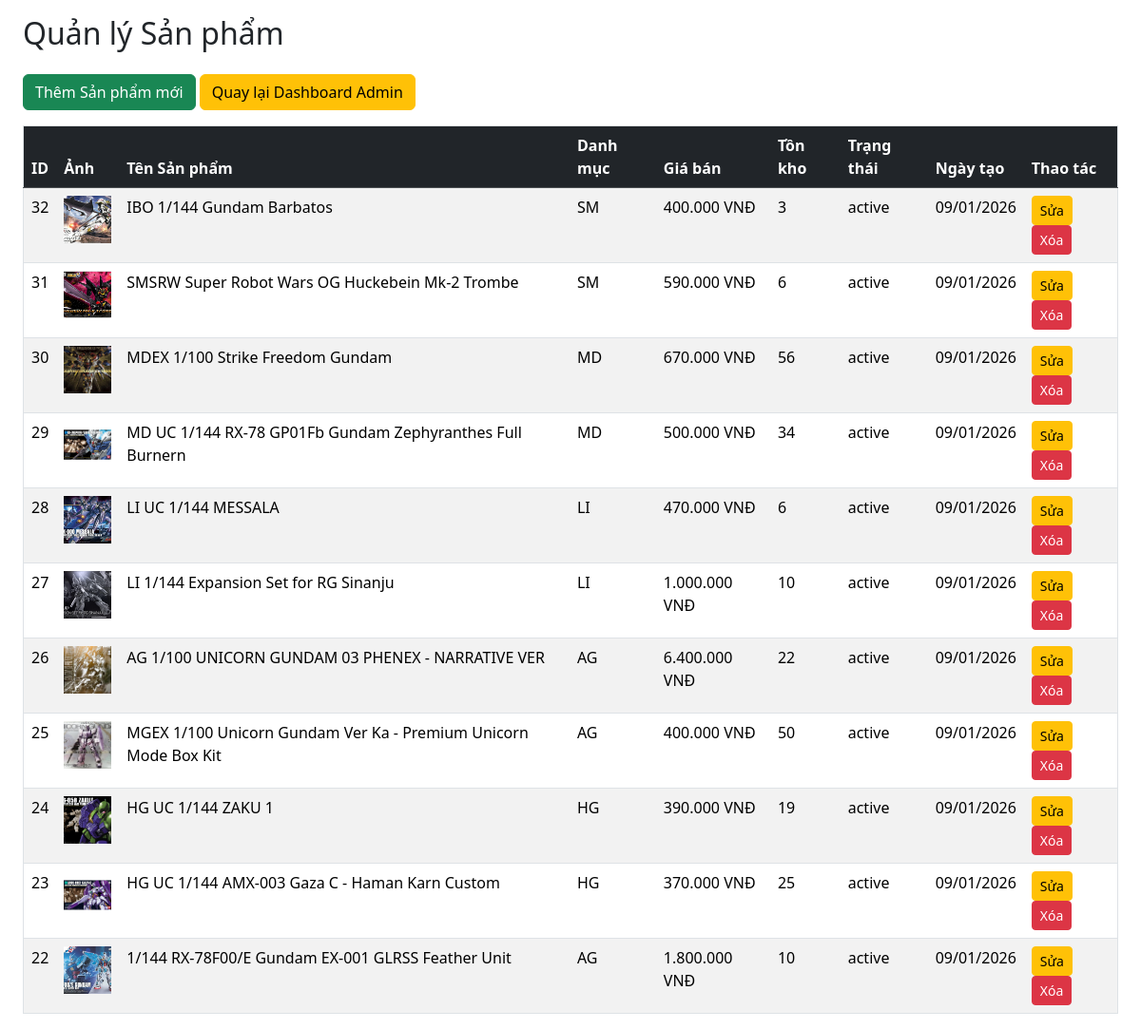
The app's page /admin/products/list.php (signed in) with its own data.
### tables this page shows
CREATE TABLE IF NOT EXISTS `sanpham` (
  `MaSanPham` int NOT NULL AUTO_INCREMENT,
  `MaDanhMuc` int NOT NULL,
  `TenSanPham` varchar(150) NOT NULL,
  `MoTa` text,
  `GiaBan` decimal(10,2) NOT NULL,
  `TonKho` int NOT NULL,
  `URLAnhChinh` varchar(255) DEFAULT NULL,
  `TrangThai` varchar(20) DEFAULT 'active',
  `LuotXem` int NOT NULL DEFAULT '0',
  `NgayTao` datetime DEFAULT CURRENT_TIMESTAMP,
  PRIMARY KEY (`MaSanPham`),
  KEY `MaDanhMuc` (`MaDanhMuc`)
);

CREATE TABLE IF NOT EXISTS `danhmuc` (
  `MaDanhMuc` int NOT NULL AUTO_INCREMENT,
  `TenDanhMuc` varchar(100) NOT NULL,
  `MoTa` text,
  `NgayTao` datetime DEFAULT CURRENT_TIMESTAMP,
  PRIMARY KEY (`MaDanhMuc`)
);

### models/ProductModel.php (called while the page is built, shortened)
<?php
class ProductModel
{
    private $pdo;
    public function __construct(PDO $pdo)
    {
        $this->pdo = $pdo;
    }
    public function getAllProducts()
    {
        $sql = "SELECT p.*, d.TenDanhMuc
                FROM SanPham p
                JOIN DanhMuc d ON p.MaDanhMuc = d.MaDanhMuc
                ORDER BY p.NgayTao DESC";
        $stmt = $this->pdo->query($sql);
        return $stmt->fetchAll();
    }
}

### admin/products/list.php (the view, shortened to what this page needs)
<?php
$rootPath = __DIR__ . '/../..';
require_once $rootPath . '/core/database.php';
require_once $rootPath . '/models/ProductModel.php';
$productModel = new ProductModel($pdo);
$products = $productModel->getAllProducts();
?>
<!DOCTYPE html>
<html lang="vi">
<head>
    <link href="https://cdn.jsdelivr.net/npm/bootstrap@5.3.3/dist/css/bootstrap.min.css" rel="stylesheet">
</head>
<body>
    <div class="container-fluid">
        <div class="row">
            <main class="col-md-12 ms-sm-auto col-lg-12 px-md-4">
                <h1 class="h2 mt-3 mb-4">Quản lý Sản phẩm</h1>
                <a href="add.php" class="btn btn-success mb-3">
                    <i class="fas fa-plus"></i> Thêm Sản phẩm mới
                </a>
                <a href="../index.php" class="btn btn-warning mb-3">
                    <i class="fas fa-arrow-left"></i> Quay lại Dashboard Admin
                </a>
                <table class="table table-striped table-hover border">
                    <thead class="table-dark">
                        <tr>
                            <th>ID</th>
                            <th>Ảnh</th>
                            <th>Tên Sản phẩm</th>
                            <th>Danh mục</th>
                            <th>Giá bán</th>
                            <th>Tồn kho</th>
                            <th>Trạng thái</th>
                            <th>Ngày tạo</th>
                            <th>Thao tác</th>
                        </tr>
                    </thead>
                    <tbody>
                        <?php if (empty($products)): ?>
                            <tr>
                                <td colspan="9" class="text-center">Chưa có sản phẩm nào được thêm.</td>
                            </tr>
                        <?php else: ?>
                            <?php foreach ($products as $p): ?>
                                <tr>
                                    <td><?php echo $p['MaSanPham']; ?></td>
                                    <td>
                                        <img src="../../<?php echo htmlspecialchars($p['URLAnhChinh']); ?>"
                                            alt="<?php echo htmlspecialchars($p['TenSanPham']); ?>"
                                            style="width: 50px; height: 50px; object-fit: cover;">
                                    </td>
                                    <td><?php echo htmlspecialchars($p['TenSanPham']); ?></td>
                                    <td><?php echo htmlspecialchars($p['TenDanhMuc']); ?></td>
                                    <td><?php echo number_format($p['GiaBan'], 0, ',', '.'); ?> VNĐ</td>
                                    <td><?php echo $p['TonKho']; ?></td>
                                    <td><?php echo $p['TrangThai']; ?></td>
                                    <td><?php echo date('d/m/Y', strtotime($p['NgayTao'])); ?></td>
                                    <td>
                                        <a href="edit.php?id=<?php echo $p['MaSanPham']; ?>" class="btn btn-sm btn-warning">Sửa</a>
                                        <button class="btn btn-sm btn-danger" onclick="confirmDelete(<?php echo $p['MaSanPham']; ?>)">Xóa</button>
                                    </td>
                                </tr>
                            <?php endforeach; ?>
                        <?php endif; ?>
                    </tbody>
                </table>
            </main>
        </div>
    </div>
</body>
</html>

### records on screen
sanpham: MaSanPham "32", URLAnhChinh (picture), TenSanPham "IBO 1/144 Gundam Barbatos", danhmuc.TenDanhMuc "SM", GiaBan "400.000", TonKho "3", TrangThai "active", NgayTao "09/01/2026"
sanpham: MaSanPham "31", URLAnhChinh (picture), TenSanPham "SMSRW Super Robot Wars OG Huckebein Mk-2 Trombe", danhmuc.TenDanhMuc "SM", GiaBan "590.000", TonKho "6", TrangThai "active", NgayTao "09/01/2026"
sanpham: MaSanPham "30", URLAnhChinh (picture), TenSanPham "MDEX 1/100 Strike Freedom Gundam", danhmuc.TenDanhMuc "MD", GiaBan "670.000", TonKho "56", TrangThai "active", NgayTao "09/01/2026"
sanpham: MaSanPham "29", URLAnhChinh (picture), TenSanPham "MD UC 1/144 RX-78 GP01Fb Gundam Zephyranthes Full Burnern", danhmuc.TenDanhMuc "MD", GiaBan "500.000", TonKho "34", TrangThai "active", NgayTao "09/01/2026"
sanpham: MaSanPham "28", URLAnhChinh (picture), TenSanPham "LI UC 1/144 MESSALA", danhmuc.TenDanhMuc "LI", GiaBan "470.000", TonKho "6", TrangThai "active", NgayTao "09/01/2026"
sanpham: MaSanPham "27", URLAnhChinh (picture), TenSanPham "LI 1/144 Expansion Set for RG Sinanju", danhmuc.TenDanhMuc "LI", GiaBan "1.000.000", TonKho "10", TrangThai "active", NgayTao "09/01/2026"
sanpham: MaSanPham "26", URLAnhChinh (picture), TenSanPham "AG 1/100 UNICORN GUNDAM 03 PHENEX - NARRATIVE VER", danhmuc.TenDanhMuc "AG", GiaBan "6.400.000", TonKho "22", TrangThai "active", NgayTao "09/01/2026"
sanpham: MaSanPham "25", URLAnhChinh (picture), TenSanPham "MGEX 1/100 Unicorn Gundam Ver Ka - Premium Unicorn Mode Box Kit", danhmuc.TenDanhMuc "AG", GiaBan "400.000", TonKho "50", TrangThai "active", NgayTao "09/01/2026"
sanpham: MaSanPham "24", URLAnhChinh (picture), TenSanPham "HG UC 1/144 ZAKU 1", danhmuc.TenDanhMuc "HG", GiaBan "390.000", TonKho "19", TrangThai "active", NgayTao "09/01/2026"
sanpham: MaSanPham "23", URLAnhChinh (picture), TenSanPham "HG UC 1/144 AMX-003 Gaza C - Haman Karn Custom", danhmuc.TenDanhMuc "HG", GiaBan "370.000", TonKho "25", TrangThai "active", NgayTao "09/01/2026"
sanpham: MaSanPham "22", URLAnhChinh (picture), TenSanPham "1/144 RX-78F00/E Gundam EX-001 GLRSS Feather Unit", danhmuc.TenDanhMuc "AG", GiaBan "1.800.000", TonKho "10", TrangThai "active", NgayTao "09/01/2026"
